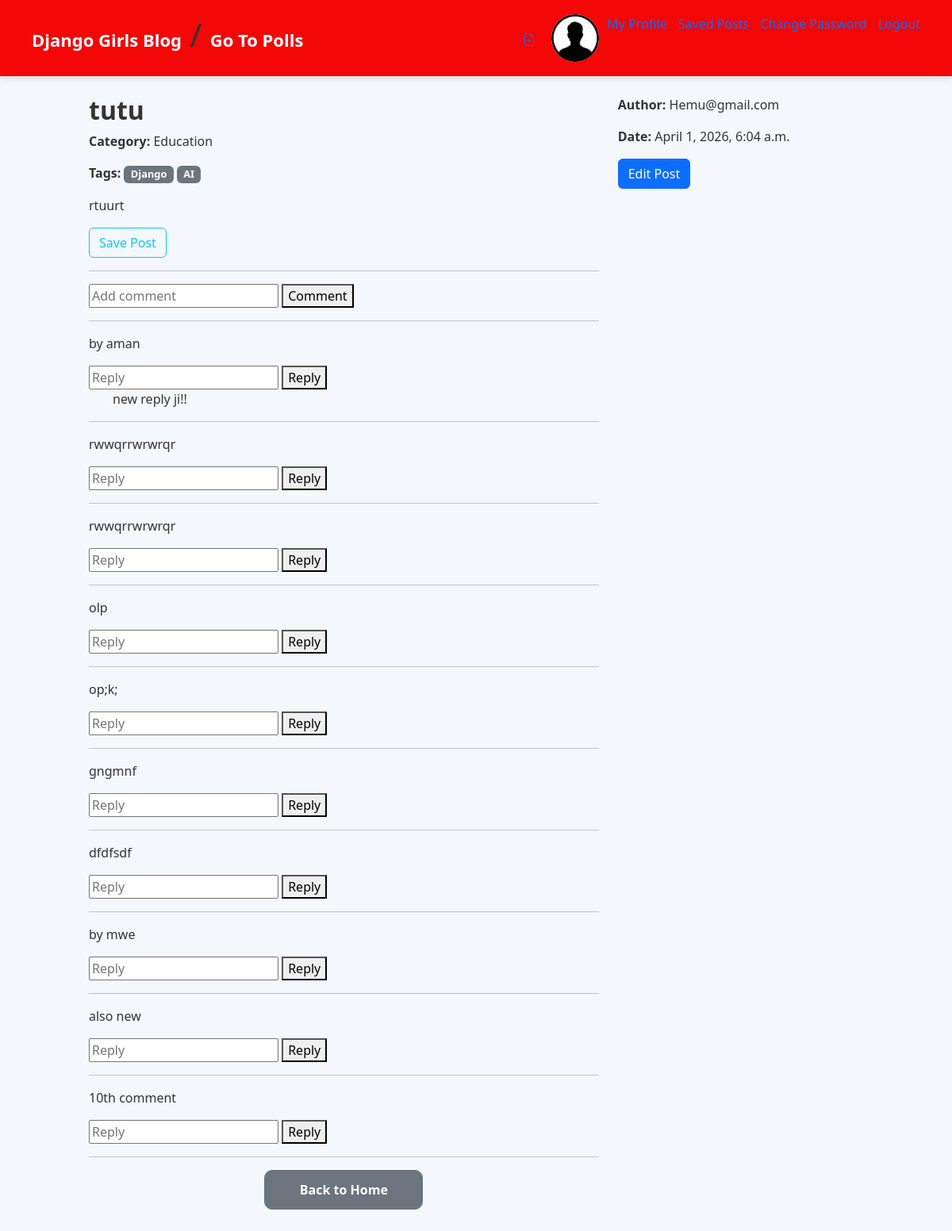
Page /post_detail/69/ (signed in) on the earlier database version.
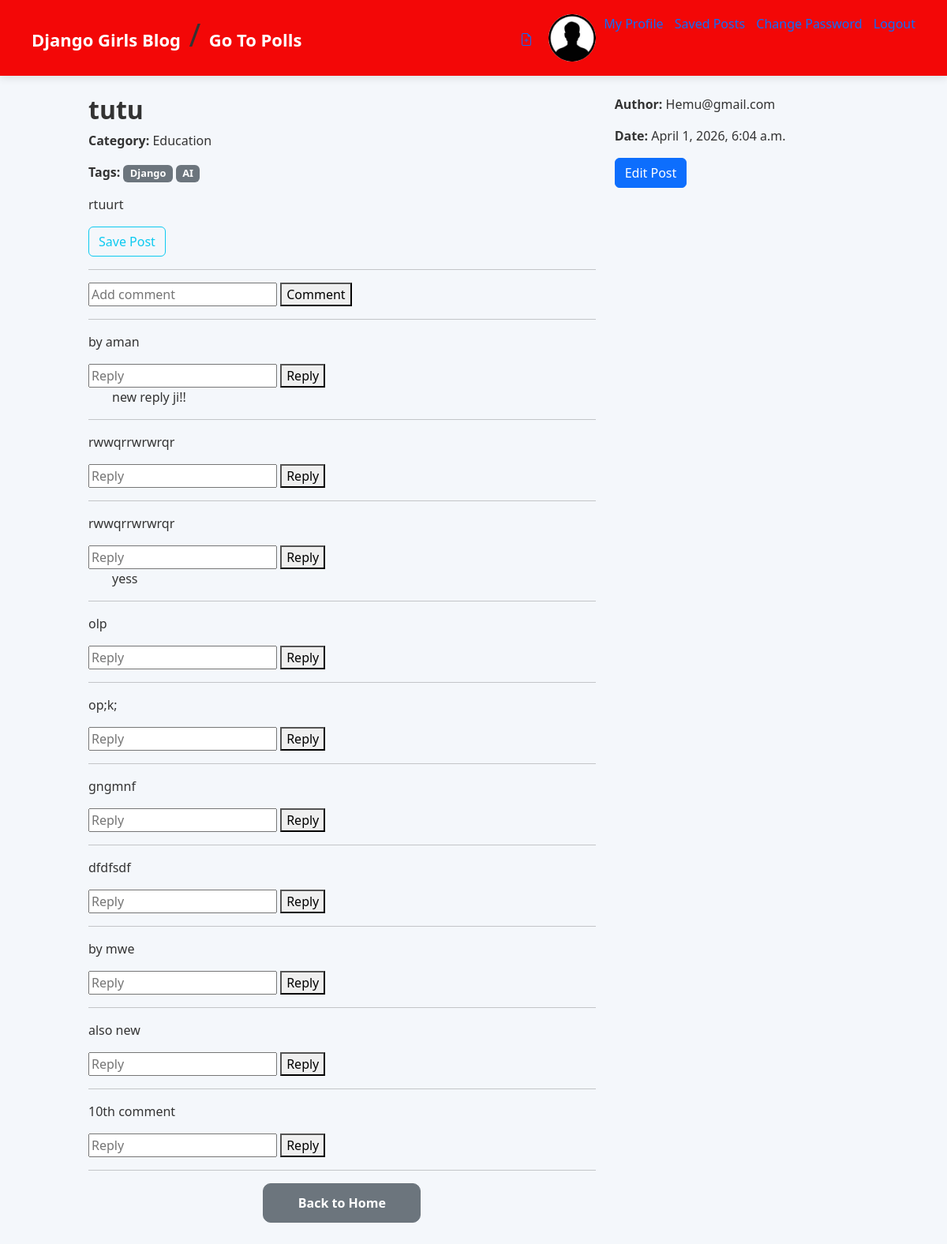
Same page on the later database version.
### blog/models.py (models this page shows, shortened)
class Tag(models.Model):
    name = models.CharField(max_length=50)

class Comment(models.Model):
    post = models.ForeignKey(
        Post,
        on_delete=models.CASCADE,
        related_name="comments"
    )
    user = models.ForeignKey(
        settings.AUTH_USER_MODEL,
        on_delete=models.CASCADE
    )
    text = models.TextField()
    created_at = models.DateTimeField(auto_now_add=True)

class Reply(models.Model):
    comment=models.ForeignKey(
        Comment,
        on_delete=models.CASCADE,
        related_name="replies"
    )
    user = models.ForeignKey(
        settings.AUTH_USER_MODEL,
        on_delete=models.CASCADE
    )
    text = models.TextField()
    created_at = models.DateTimeField(auto_now_add=True)

### blog/views.py (the view, shortened to what this page needs)
# urls.py: path("post_detail/<int:pk>/",views.post_detail,name="post_detail"),
def post_detail(request, pk):
    post = get_object_or_404(Post, pk=pk)
    likes=post.like.count()
    print(likes)
    categories = Category.objects.all()
    tags = Tag.objects.all()
    form = PostForm(instance=post)
    is_today = post.created_date.date() == timezone.now().date()
    return render(request, "blog/blog_detail.html", {
        "post": post,
        "today": is_today,
        "category": categories,
        "tags": tags,
        "form": form
    })

### blog/form.py (shortened to what this page needs)
class PostForm(forms.ModelForm):
    title = forms.CharField(strip=False)
    text = forms.CharField(strip=False)
    class Meta:
        model = Post
        fields = ('title', 'text','category','tags','image','thumbnail_image','is_private')
        widgets = {
            "title": forms.TextInput(attrs={"class": "form-control"}),
            "text": forms.Textarea(attrs={"class": "form-control"}),
            "category": forms.Select(attrs={"class": "form-control"}),
            "tags": forms.SelectMultiple(attrs={"class": "form-control"}),
            "image": forms.ClearableFileInput(attrs={"class": "form-control"}),
            "thumbnail_image": forms.ClearableFileInput(attrs={"class": "form-control"}),
            "is_private": forms.CheckboxInput(attrs={"class": "form-check-input"}),
        }

### blog/models.py (called while the page is built)
    def __str__(self):
        return self.email

    def __str__(self):
        return self.name

### blog/templates/blog/blog_detail.html (shortened to what this page needs)
{% extends 'blog/base.html' %} {% block content %}
<div class="row">
  <div class="col-md-8">
    <h2>{{ post.title }}</h2>
    <p><strong>Category:</strong> {{ post.category }}</p>
    <p>
      <strong>Tags:</strong>
      {% for tag in post.tags.all %}
      <span class="badge bg-secondary">{{ tag.name }}</span>
      {% endfor %}
    </p>
    <p>{{ post.text }}</p>
    {% if request.user.is_authenticated %}
    <div class="mb-3">
      <a href="{% url 'save_post' pk=post.pk %}" class="btn btn-outline-info">
        {% if request.user in post.saved_post.all %}Unsave Post{% else %}Save
        Post{% endif %}
      </a>
    </div>
    {% endif %}
    <hr />
    {% if request.user.is_authenticated %}
    <form method="POST">
      <input type="text" name="comment" placeholder="Add comment" />
      <button type="submit">Comment</button>
    </form>
    {% endif %}
    <hr />
    {% for comment in post.comments.all %}
    <p>{{ comment.text }}</p>
    <form method="POST">
      <input type="text" name="reply" placeholder="Reply" />
      <button type="submit">Reply</button>
    </form>
    {% for reply in comment.replies.all %}
    <p style="margin-left: 30px">{{ reply.text }}</p>
    {% endfor %}
    <hr />
    {% endfor %}
    <a href="{% url 'homeApp' %}" class="btn btn-secondary mt-3">
      Back to Home
    </a>
  </div>
  <div class="col-md-4">
    <p><strong>Author:</strong> {{ post.author }}</p>
    <p><strong>Date:</strong> {{ post.created_date }}</p>
    {% if user == post.author %}
    <a href="{% url 'post_edit' pk=post.pk %}" class="btn btn-primary">
      Edit Post
    </a>
    {% endif %}
  </div>
</div>
{% endblock %}

Differences in the rows shown:
added Reply: text "yess", shown under Comment (number 3 of 10 on the later page)
